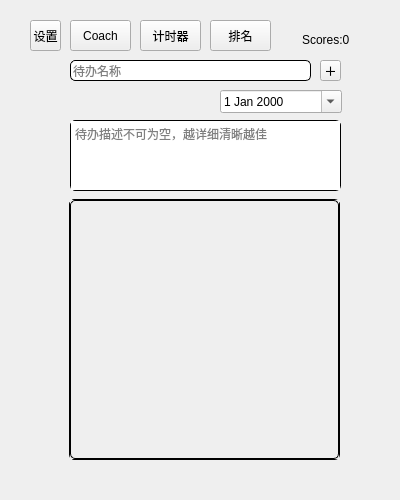
<?xml version="1.0" encoding="UTF-8"?>
<ui version="4.0">
 <class>Form</class>
 <widget class="QWidget" name="Form">
  <property name="geometry">
   <rect>
    <x>0</x>
    <y>0</y>
    <width>400</width>
    <height>500</height>
   </rect>
  </property>
  <property name="minimumSize">
   <size>
    <width>400</width>
    <height>500</height>
   </size>
  </property>
  <property name="maximumSize">
   <size>
    <width>400</width>
    <height>500</height>
   </size>
  </property>
  <property name="windowTitle">
   <string>Form</string>
  </property>
  <property name="styleSheet">
   <string notr="true"/>
  </property>
  <widget class="QToolButton" name="settingsBtn">
   <property name="geometry">
    <rect>
     <x>30</x>
     <y>20</y>
     <width>31</width>
     <height>31</height>
    </rect>
   </property>
   <property name="cursor">
    <cursorShape>PointingHandCursor</cursorShape>
   </property>
   <property name="styleSheet">
    <string notr="true"/>
   </property>
   <property name="text">
    <string>设置</string>
   </property>
  </widget>
  <widget class="QScrollArea" name="todoListScrollArea">
   <property name="geometry">
    <rect>
     <x>69</x>
     <y>199</y>
     <width>271</width>
     <height>261</height>
    </rect>
   </property>
   <property name="styleSheet">
    <string notr="true">border:1px solid black;
border-radius:5px;</string>
   </property>
   <property name="widgetResizable">
    <bool>true</bool>
   </property>
   <widget class="QWidget" name="todoListScrollAreaVLayout">
    <property name="geometry">
     <rect>
      <x>0</x>
      <y>0</y>
      <width>269</width>
      <height>259</height>
     </rect>
    </property>
    <layout class="QVBoxLayout" name="verticalLayout">
     <item>
      <widget class="QWidget" name="widget" native="true">
       <property name="styleSheet">
        <string notr="true">border:0px solid black;</string>
       </property>
      </widget>
     </item>
    </layout>
   </widget>
  </widget>
  <widget class="QLabel" name="scoreLabel">
   <property name="geometry">
    <rect>
     <x>302</x>
     <y>30</y>
     <width>91</width>
     <height>20</height>
    </rect>
   </property>
   <property name="styleSheet">
    <string notr="true"/>
   </property>
   <property name="text">
    <string>Scores:0</string>
   </property>
  </widget>
  <widget class="QToolButton" name="addTodoBtn">
   <property name="geometry">
    <rect>
     <x>320</x>
     <y>60</y>
     <width>21</width>
     <height>21</height>
    </rect>
   </property>
   <property name="cursor">
    <cursorShape>PointingHandCursor</cursorShape>
   </property>
   <property name="styleSheet">
    <string notr="true"/>
   </property>
   <property name="text">
    <string>＋</string>
   </property>
  </widget>
  <widget class="QLineEdit" name="todoLineEdit">
   <property name="geometry">
    <rect>
     <x>70</x>
     <y>60</y>
     <width>241</width>
     <height>21</height>
    </rect>
   </property>
   <property name="styleSheet">
    <string notr="true">border:1px solid black;
border-radius:5px;</string>
   </property>
   <property name="placeholderText">
    <string>待办名称</string>
   </property>
  </widget>
  <widget class="QTextEdit" name="todoDescribeTextEdit">
   <property name="geometry">
    <rect>
     <x>70</x>
     <y>120</y>
     <width>271</width>
     <height>71</height>
    </rect>
   </property>
   <property name="styleSheet">
    <string notr="true">border:1px solid black;
border-radius:5px;</string>
   </property>
   <property name="placeholderText">
    <string>待办描述不可为空，越详细清晰越佳</string>
   </property>
  </widget>
  <widget class="QToolButton" name="CoachBtn">
   <property name="geometry">
    <rect>
     <x>70</x>
     <y>20</y>
     <width>61</width>
     <height>31</height>
    </rect>
   </property>
   <property name="cursor">
    <cursorShape>PointingHandCursor</cursorShape>
   </property>
   <property name="styleSheet">
    <string notr="true"/>
   </property>
   <property name="text">
    <string>Coach</string>
   </property>
  </widget>
  <widget class="QToolButton" name="counterBtn">
   <property name="geometry">
    <rect>
     <x>140</x>
     <y>20</y>
     <width>61</width>
     <height>31</height>
    </rect>
   </property>
   <property name="cursor">
    <cursorShape>PointingHandCursor</cursorShape>
   </property>
   <property name="styleSheet">
    <string notr="true"/>
   </property>
   <property name="text">
    <string>计时器</string>
   </property>
  </widget>
  <widget class="QToolButton" name="rankBtn">
   <property name="geometry">
    <rect>
     <x>210</x>
     <y>20</y>
     <width>61</width>
     <height>31</height>
    </rect>
   </property>
   <property name="cursor">
    <cursorShape>PointingHandCursor</cursorShape>
   </property>
   <property name="styleSheet">
    <string notr="true"/>
   </property>
   <property name="text">
    <string>排名</string>
   </property>
  </widget>
  <widget class="QDateEdit" name="dateEdit">
   <property name="geometry">
    <rect>
     <x>220</x>
     <y>90</y>
     <width>122</width>
     <height>23</height>
    </rect>
   </property>
   <property name="calendarPopup">
    <bool>true</bool>
   </property>
  </widget>
 </widget>
 <resources/>
 <connections/>
</ui>
